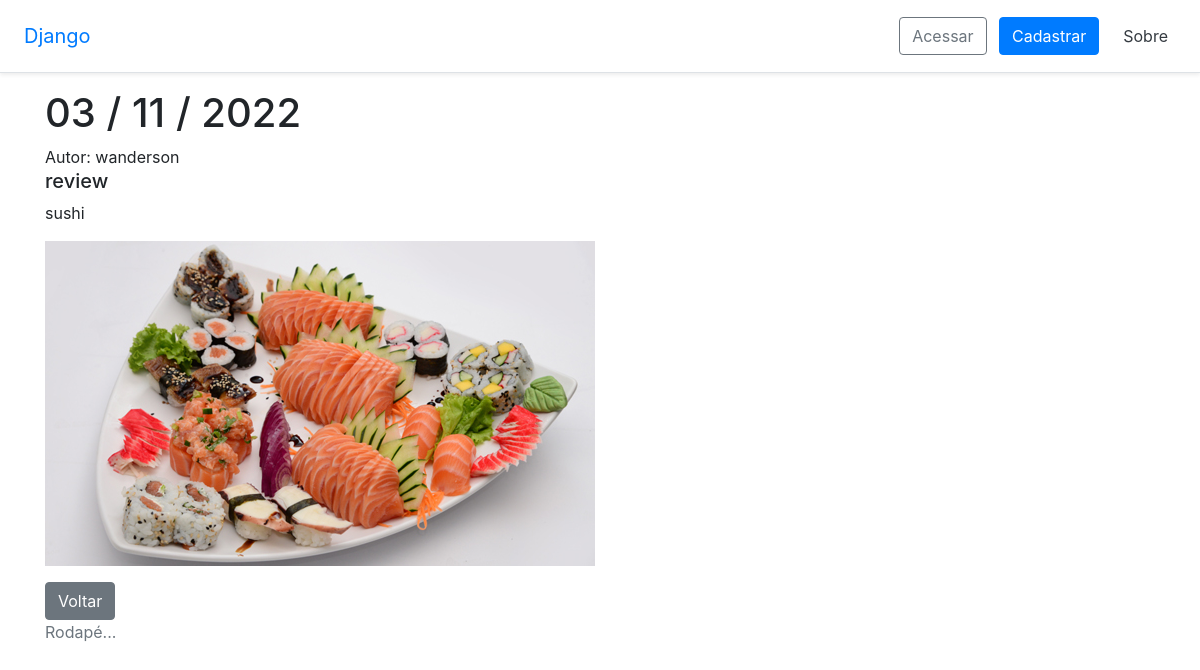
The app's page /post-detail/8 with its own data.
### blog/models.py (models this page shows)
class Post(models.Model):
    body_text = models.TextField('Texto Principal')
    pub_date = models.DateTimeField('Data Publicação')
    categoria = models.CharField(
        'Categoria',
        max_length=15,
        choices=[
        ('noticias', 'Notícias'),
        ('como_fazer', 'Como Fazer'),
        ('review', 'Review'),
        ],
        default=None,
        null=True
    )
    imagem = models.FileField(
        upload_to='images',
        default=None,
        null=True
    )
    autor = models.ForeignKey(
        get_user_model(),
        on_delete=models.DO_NOTHING, # ou models.CASCADE
    )

### blog/views.py (the view)
# urls.py: path('post-detail/<int:pk>', PostDetailView.as_view(), name="post_detail"),
class PostDetailView(DetailView):
	model = Post
	template_name = 'post/detail.html'
	context_object_name = 'post'

### templates/post/detail.html (shortened to what this page needs)
{% extends '_layout1.html' %}
{% block content %}
    <article>
    <h1>{{ post.pub_date|date:"d / m / Y" }}</h1>
    <span>Autor: {{ post.autor.username }}</span>
    {% if post.categoria is not None %}
    <h5>{{ post.categoria }}</h5>
    {% endif %}
    <p>{{ post.body_text }}</p>
    <p>
        {% if post.imagem.url is not None %}
        <img src="{{ post.imagem.url }}">
        {% endif %}
    </p>
    </article>
    <a href="{% url 'posts_list' %}" class="btn btn-secondary">Voltar</a>
{% endblock %}

### records on screen
Post: pub_date "03 / 11 / 2022", autor.username "wanderson", categoria "review", body_text "sushi", imagem (picture)
